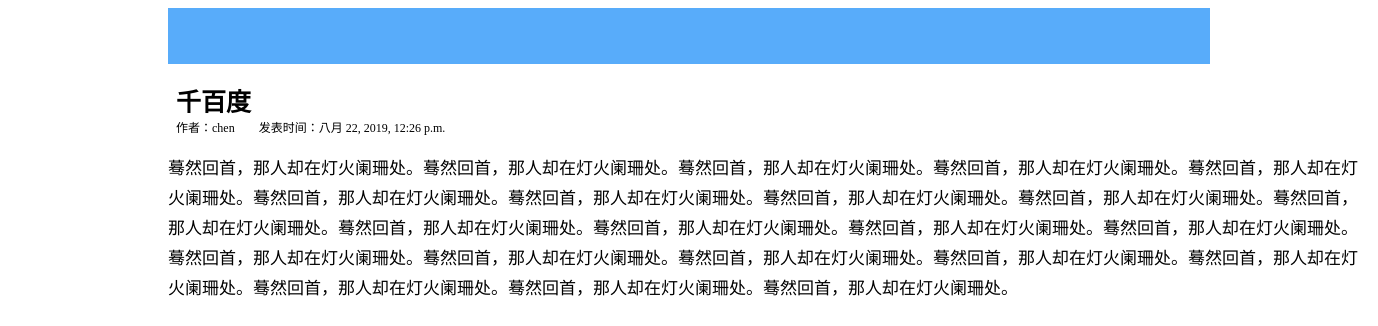
The app's page /myblog/blogs/detail/3/ with its own data.
### myblog/models.py (models this page shows, shortened)
class Blog(models.Model):
    status_choice = ((0, '发表'),
                     (1, '草稿'))
    title = models.CharField(max_length=100, verbose_name='标题')
    status = models.SmallIntegerField(choices=status_choice, default=1, verbose_name='博客状态')
    author = models.ForeignKey('User', on_delete=models.CASCADE, verbose_name='作者', related_name='blog_post')
    body = models.TextField(verbose_name='博文', null=True, blank=True)
    created_time = models.DateTimeField(auto_now_add=True, verbose_name='创建时间')
    publish_time = models.DateTimeField(default=timezone.now, verbose_name='发表时间', null=True, blank=True)
    update_time = models.DateTimeField(auto_now=True, verbose_name='更新时间', blank=True)
    class Meta:
        ordering = ['-publish_time',]
        verbose_name = '博客'
        verbose_name_plural = '博客'

class User(models.Model):
    status_choice = ((0, '离线'),
                     (1, '在线'))
    username = models.CharField(max_length=68, unique=True, verbose_name='用户名')
    email = models.EmailField(verbose_name='邮箱')
    password = models.CharField(max_length=568, verbose_name='登录密码')
    re_time = models.DateTimeField(default=timezone.now, verbose_name='注册时间')
    status = models.SmallIntegerField(choices=status_choice, default=0, verbose_name='用户状态')
    class Meta:
        ordering = ['-re_time',]
        verbose_name = '用户'
        verbose_name_plural='用户'

### myblog/views.py (the view)
# urls.py: path('blogs/detail/<int:id>/', views.blog_detail, name='blogdetail'),
def blog_detail(request, id):
    try:
        blog = Blog.objects.get(pk=id)
        title = blog.title
        author = blog.author.username
        publish_time = blog.publish_time
        body = blog.body
        status = blog.status
        return render(request, 'myblog/detail.html', {'title': title,
                                                      'author': author,
                                                      'publish_time': publish_time,
                                                      'body': body,
                                                      'status': status})
    except Blog.DoesNotExist:
        message = '你要找的博文已经没有啦！'
        return render(request, 'myblog/detail.html', {'message': message})
    except Exception:
        message = '发生了一点意外哟！'
        return render(request, 'myblog/detail.html', {'message': message})

### myblog/templates/myblog/detail.html (shortened to what this page needs)
{% extends 'base.html' %}
{% if message %}
    {% block logo %}
        {{ message }}
    {% endblock %}
{% else %}
    {% block content %}
        <br/>
        <div id="blog-detail">
            <div><span id="blog-title">{{ title }}</span></div>
            <div>
                <span id="blog-author">作者：{{ author }}</span>
                <span id="blog-time"> 发表时间：{{ publish_time }}</span>
            </div>
            <br/>
            <div id="blog-body"><span style="word-break:break-all">{{ body }}</span></div>
        </div>
    {% endblock %}
{% endif %}

### myblog/templates/base.html (shortened to what this page needs)
{% load static %}
<html>
<head>
    <link href="{% static 'css/base.css' %}" rel="stylesheet">
</head>
<body>
<div id="header">
    <span class="header-tool">{% block tool %}{% endblock %}</span>
</div>
<div id="content">
    {% block content %}
    {% endblock %}
</div>
</body>
</html>

### static/css/base.css (style rules this page uses)
#header { font-weight: bold; font-size: 40px; background-color: #58ACFA; padding: 20px; margin-left: 160px; margin-right: 160px; }
.header-tool { font-size: 14px; color: #FFBF00; padding-bottom: 10px; padding-left: 1180px; }
#blog-detail { margin-left: 160px; width: 1200px; }
#blog-title { font-size: 25px; font-weight: bold; padding-left: 8px; }
#blog-author { font-size: 12px; padding-left: 8px; }
#blog-time { font-size: 12px; padding-left: 20px; }
#blog-body { font-size: 17px; line-height: 30px; }

### records on screen
Blog: title "千百度", publish_time "八月 22, 2019, 12:26 p.m.", body "蓦然回首，那人却在灯火阑珊处。蓦然回首，那人却在灯火阑珊处。蓦然回首，那人却在灯火阑珊处。蓦然回首，那人却在灯火阑珊处。蓦然回首，那人却在灯火阑珊处。蓦然回首，那人却在灯火阑珊处。蓦然回首，那人却在灯火阑珊处。蓦然回首，那人却在灯火阑珊处。蓦然回首，那人却在灯火阑珊处。蓦然回首，那人却在灯火阑珊处。蓦然回首，那人却在灯火阑珊处。蓦然回首，那人却在灯火阑珊处。蓦然回首，那人却在灯火阑珊处。蓦然回首，那人却在灯火阑珊处。蓦然回首，那人却在灯火阑珊处。蓦然回首，那人却在灯火阑珊处。蓦然回首，那人却在灯火阑珊处。蓦然回首，那人却在灯火阑珊处。蓦然回首，那人却在灯火阑珊处。蓦然回首，那人却在灯火阑珊处。蓦然回首，那人却在灯火阑珊处。蓦然回首，那人却在灯火阑珊处。"
User: username "chen"
